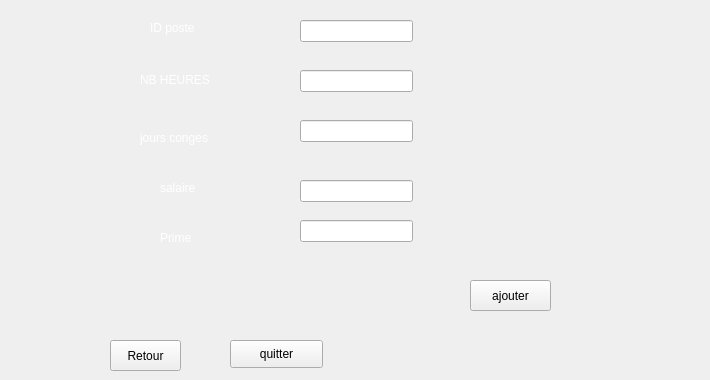
      <widget class="QWidget" name="tab_31">
       <attribute name="title">
        <string>ajouter</string>
       </attribute>
       <widget class="QLabel" name="label_id_2">
        <property name="geometry">
         <rect>
          <x>150</x>
          <y>20</y>
          <width>61</width>
          <height>16</height>
         </rect>
        </property>
        <property name="styleSheet">
         <string notr="true">color: rgb(255, 255, 255);</string>
        </property>
        <property name="text">
         <string>ID poste</string>
        </property>
       </widget>
       <widget class="QLabel" name="label_nom_2">
        <property name="geometry">
         <rect>
          <x>140</x>
          <y>70</y>
          <width>101</width>
          <height>20</height>
         </rect>
        </property>
        <property name="styleSheet">
         <string notr="true">color: rgb(255, 255, 255);</string>
        </property>
        <property name="text">
         <string>NB HEURES</string>
        </property>
       </widget>
       <widget class="QLabel" name="label_datenaissance_2">
        <property name="geometry">
         <rect>
          <x>140</x>
          <y>130</y>
          <width>121</width>
          <height>16</height>
         </rect>
        </property>
        <property name="styleSheet">
         <string notr="true">color: rgb(255, 255, 255);</string>
        </property>
        <property name="text">
         <string>jours conges</string>
        </property>
       </widget>
       <widget class="QLabel" name="ajout_label_2">
        <property name="geometry">
         <rect>
          <x>600</x>
          <y>30</y>
          <width>101</width>
          <height>71</height>
         </rect>
        </property>
        <property name="styleSheet">
         <string notr="true">
image: url(:/new/prefix1/img/ajt.png);</string>
        </property>
        <property name="text">
         <string/>
        </property>
        <property name="alignment">
         <set>Qt::AlignRight|Qt::AlignTrailing|Qt::AlignVCenter</set>
        </property>
       </widget>
       <widget class="QPushButton" name="ajouter_button_2">
        <property name="geometry">
         <rect>
          <x>470</x>
          <y>280</y>
          <width>81</width>
          <height>31</height>
         </rect>
        </property>
        <property name="styleSheet">
         <string notr="true"/>
        </property>
        <property name="text">
         <string>ajouter</string>
        </property>
       </widget>
       <widget class="QLabel" name="label_tel_2">
        <property name="geometry">
         <rect>
          <x>160</x>
          <y>180</y>
          <width>71</width>
          <height>16</height>
         </rect>
        </property>
        <property name="styleSheet">
         <string notr="true">color: rgb(255, 255, 255);</string>
        </property>
        <property name="text">
         <string>salaire</string>
        </property>
       </widget>
       <widget class="QPushButton" name="retour_button_2">
        <property name="geometry">
         <rect>
          <x>110</x>
          <y>340</y>
          <width>71</width>
          <height>31</height>
         </rect>
        </property>
        <property name="styleSheet">
         <string notr="true"/>
        </property>
        <property name="text">
         <string>Retour</string>
        </property>
       </widget>
       <widget class="QLabel" name="label_adresse_2">
        <property name="geometry">
         <rect>
          <x>160</x>
          <y>230</y>
          <width>101</width>
          <height>16</height>
         </rect>
        </property>
        <property name="styleSheet">
         <string notr="true">color: rgb(255, 255, 255);</string>
        </property>
        <property name="text">
         <string>Prime</string>
        </property>
       </widget>
       <widget class="QLineEdit" name="line_nbheures">
        <property name="geometry">
         <rect>
          <x>300</x>
          <y>70</y>
          <width>113</width>
          <height>22</height>
         </rect>
        </property>
        <property name="styleSheet">
         <string notr="true">font: 10pt &quot;MS Shell Dlg 2&quot;;
color: rgb(255, 255, 255);</string>
        </property>
       </widget>
       <widget class="QLineEdit" name="line_idposte">
        <property name="geometry">
         <rect>
          <x>300</x>
          <y>20</y>
          <width>113</width>
          <height>22</height>
         </rect>
        </property>
        <property name="styleSheet">
         <string notr="true">font: 10pt &quot;MS Shell Dlg 2&quot;;
color: rgb(255, 255, 255);</string>
        </property>
       </widget>
       <widget class="QLineEdit" name="linejourconges">
        <property name="geometry">
         <rect>
          <x>300</x>
          <y>120</y>
          <width>113</width>
          <height>22</height>
         </rect>
        </property>
        <property name="styleSheet">
         <string notr="true">font: 10pt &quot;MS Shell Dlg 2&quot;;
color: rgb(255, 255, 255);</string>
        </property>
       </widget>
       <widget class="QLineEdit" name="line_salaire">
        <property name="geometry">
         <rect>
          <x>300</x>
          <y>180</y>
          <width>113</width>
          <height>22</height>
         </rect>
        </property>
        <property name="styleSheet">
         <string notr="true">font: 10pt &quot;MS Shell Dlg 2&quot;;
color: rgb(255, 255, 255);</string>
        </property>
       </widget>
       <widget class="QLineEdit" name="line_prime">
        <property name="geometry">
         <rect>
          <x>300</x>
          <y>220</y>
          <width>113</width>
          <height>22</height>
         </rect>
        </property>
        <property name="styleSheet">
         <string notr="true">font: 10pt &quot;MS Shell Dlg 2&quot;;
color: rgb(255, 255, 255);</string>
        </property>
       </widget>
       <widget class="QPushButton" name="pushButton_24">
        <property name="geometry">
         <rect>
          <x>230</x>
          <y>340</y>
          <width>93</width>
          <height>28</height>
         </rect>
        </property>
        <property name="text">
         <string>quitter</string>
        </property>
       </widget>
      </widget>
